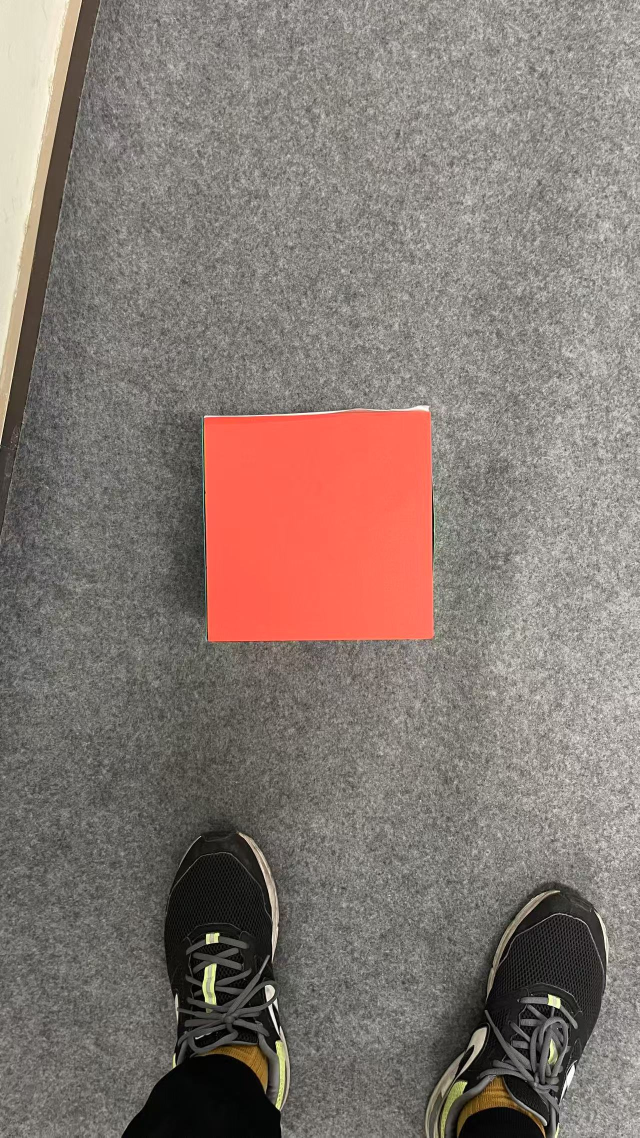
#> input picture color_picture/15c73fed03408ca630f6ca0d66e654d.jpg, 1279 x 2275 px (shown at 1/2 size); its folder holds 4 pictures in this run
$ python calibrate_hsv.py
#> lines starting #> are read from the running program, lines starting #| are printed output that depends on the picture
# calibrate_hsv.py
import os
import cv2
import json
import numpy as np
from glob import glob

# 全局变量
roi = None
hsv_ranges = {}

roi = None
hsv_ranges = {}
scale_factor = 1.0  # 图像缩放比例

def select_roi(event, x, y, flags, param):
    """鼠标回调函数：选择ROI区域（坐标已缩放）"""
    global roi
    # 将窗口坐标转换为原始图像坐标
    x_orig = int(x / scale_factor)
    y_orig = int(y / scale_factor)

    if event == cv2.EVENT_LBUTTONDOWN:
        roi = (x_orig, y_orig, 10, 10)
    elif event == cv2.EVENT_MOUSEMOVE and flags == cv2.EVENT_FLAG_LBUTTON:
        if roi is not None:
            roi = (roi[0], roi[1], x_orig - roi[0], y_orig - roi[1])
    elif event == cv2.EVENT_LBUTTONUP:
        if roi is not None:
            x_start = min(roi[0], x_orig)
            y_start = min(roi[1], y_orig)
            w = abs(x_orig - roi[0])
            h = abs(y_orig - roi[1])
            roi = (x_start, y_start, w, h)
def load_existing_thresholds(json_path):
    """加载已有的阈值文件"""
#> called with json_path = 'hsv_thresholds.json'
    if os.path.exists(json_path):
        with open(json_path, 'r') as f:
#> (reads hsv_thresholds.json from the repository)
            return json.load(f)
    return {}

def process_image(image_path, json_path):
    """处理单张图片并保存阈值"""
#> called with json_path = 'hsv_thresholds.json'
    global hsv_ranges, scale_factor

    # 忽略 libpng 警告
    original_stderr = os.dup(2)  # 保存原始的标准错误输出
    null_fd = os.open(os.devnull, os.O_WRONLY)  # 创建空设备文件描述符
    os.dup2(null_fd, 2)  # 将标准错误重定向到空设备

    try:
        image = cv2.imread(image_path)
#> image is the input picture: shape (2275, 1279, 3); mean B, G, R 113.9, 120.5, 133.8
    finally:
        os.dup2(original_stderr, 2)  # 恢复标准错误输出
        os.close(null_fd)  # 关闭空设备文件描述符

    if image is None:
        print(f"无法读取图片: {image_path}")
        return

    # 获取屏幕分辨率
    screen_width = 1280  # 默认值，可以根据实际情况调整
    screen_height = 720

    # 计算缩放比例，确保图片能完全显示
    h, w = image.shape[:2]
#> h = 2275; w = 1279
    scale_w = screen_width * 0.8 / w
#> scale_w = 0.801
    scale_h = screen_height * 0.8 / h
#> scale_h = 0.253
    scale_factor = min(scale_w, scale_h, 1.0)  # 取最小值，且不超过1.0
#> scale_factor = 0.253

    # 缩放图片用于显示
    display_width = int(w * scale_factor)
#> display_width = 323
    display_height = int(h * scale_factor)
#> display_height = 576

    # 创建可调整大小的窗口
    cv2.namedWindow("Calibrate HSV", cv2.WINDOW_NORMAL)
    cv2.resizeWindow("Calibrate HSV", display_width, display_height)
    cv2.setMouseCallback("Calibrate HSV", select_roi)

    while True:
        display = image.copy()
        if roi is not None and roi[2] > 0 and roi[3] > 0:
            x, y, w, h = roi
            cv2.rectangle(display, (x, y), (x + w, y + h), (0, 255, 0), 2)

            roi_image = image[y:y+h, x:x+w]
            hsv_roi = cv2.cvtColor(roi_image, cv2.COLOR_BGR2HSV)
            h_min, s_min, v_min = hsv_roi.min(axis=(0, 1))
            h_max, s_max, v_max = hsv_roi.max(axis=(0, 1))

            text = f"H: [{h_min}-{h_max}], S: [{s_min}-{s_max}], V: [{v_min}-{v_max}]"
            cv2.putText(display, text, (10, 30), cv2.FONT_HERSHEY_SIMPLEX, 1.2, (0, 255, 0), 2)

        # 缩放图片用于显示
        display_resized = cv2.resize(display, (display_width, display_height))
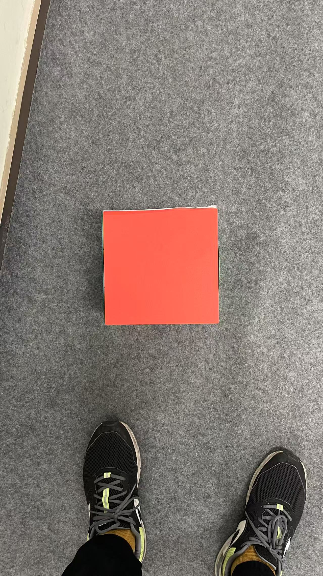
#> display_resized: shape (576, 323, 3); mean B, G, R 113.8, 120.4, 133.7
        cv2.imshow("Calibrate HSV", display_resized)
        key = cv2.waitKey(1)
#> (key q is pressed here)

        if key == ord('s'):
            # 使用控制台输入而不是GUI输入
            print("\n请在控制台输入颜色名称")
            color_name = input("输入颜色名称（如 'red'）: ").strip().lower()

            # 如果颜色已存在，询问是否追加或覆盖
            if color_name in hsv_ranges:
                print(f"颜色 '{color_name}' 已存在")
                action = input(f"追加(a) / 覆盖(o) / 取消(c)? ").lower()
                if action == 'a':
                    new_range = {
                        "lower": [int(h_min), int(s_min), int(v_min)],
                        "upper": [int(h_max), int(s_max), int(v_max)]
                    }
                    hsv_ranges[color_name].append(new_range)
                elif action == 'o':
                    hsv_ranges[color_name] = [{
                        "lower": [int(h_min), int(s_min), int(v_min)],
                        "upper": [int(h_max), int(s_max), int(v_max)]
                    }]
                else:
                    print("取消保存")
            else:
                hsv_ranges[color_name] = [{
                    "lower": [int(h_min), int(s_min), int(v_min)],
                    "upper": [int(h_max), int(s_max), int(v_max)]
                }]
            print(f"已保存 {color_name} 的阈值！")
        elif key == ord('q'):
            # 保存到JSON文件
            existing_data = load_existing_thresholds(json_path)
            for color, ranges in hsv_ranges.items():
                if color in existing_data:
                    existing_data[color].extend(ranges)
                else:
                    existing_data[color] = ranges
            with open(json_path, 'w') as f:
                json.dump(existing_data, f, indent=4)
            print(f"阈值已保存到 {json_path}")
            break

    cv2.destroyAllWindows()

def main():
    global scale_factor
    # 配置路径
    image_folder = r"D:\1\desktop\IES_project\color_picture" #input("请输入图片文件夹路径: ").strip()
    json_path = "hsv_thresholds.json"

    # 加载已有阈值
    global hsv_ranges
    hsv_ranges = load_existing_thresholds(json_path)

    # 遍历文件夹中的所有图片
    image_files = glob(os.path.join(image_folder, '*.jpg')) + \
                  glob(os.path.join(image_folder, '*.png'))

    for image_file in image_files:
        print(f"处理图片: {os.path.basename(image_file)}")
        process_image(image_file, json_path)
        hsv_ranges = load_existing_thresholds(json_path)  # 重新加载更新后的数据
#> pass 2 of the loop in main, `for image_file in image_files:`:
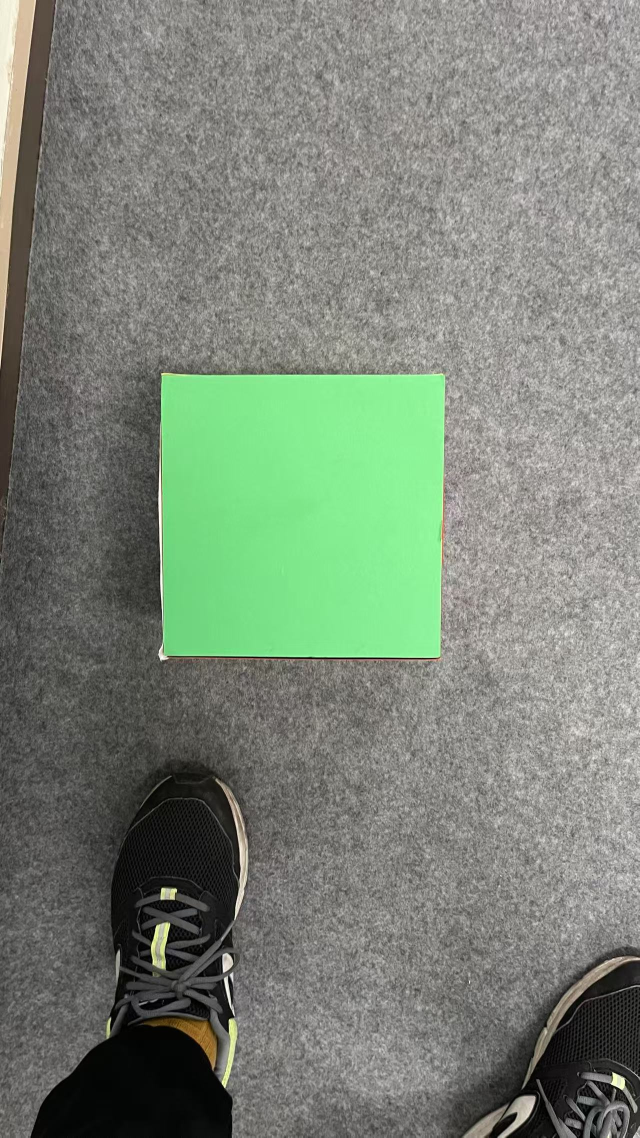
#> input picture color_picture/547d1c9272b34e31363e5fbdfb3970c.jpg, 1279 x 2275 px (shown at 1/2 size)
#> in process_image, image is the input picture: shape (2275, 1279, 3); mean B, G, R 119, 132.5, 122.5
#> in process_image (call 2), `display_resized = cv2.resize(display, (display_width, display_height))`:
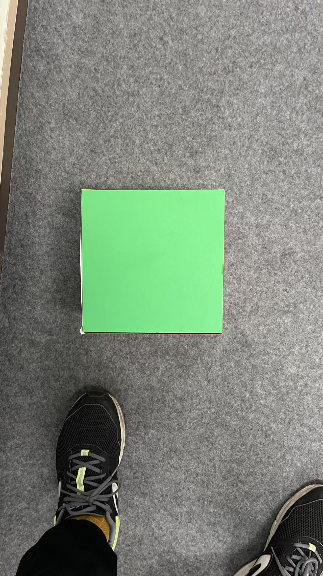
#> display_resized: shape (576, 323, 3); mean B, G, R 118.9, 132.4, 122.4
#> (key Esc is pressed here)
#> pass 3 of the loop in main, `for image_file in image_files:`:
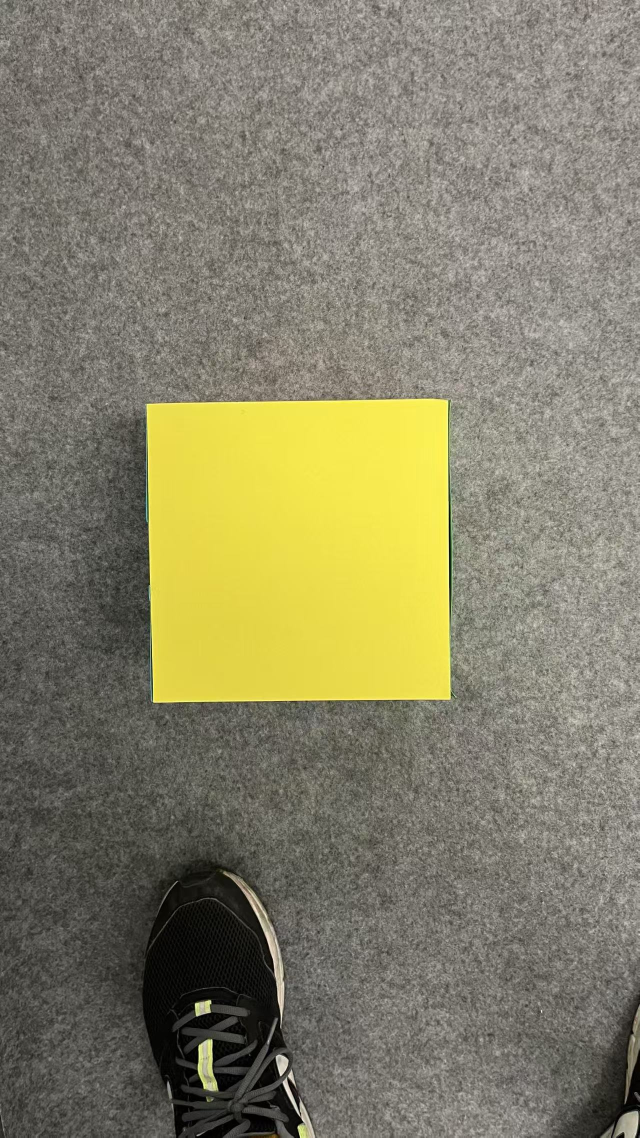
#> input picture color_picture/7f5301c8ca317be0a8206de8cabad53.jpg, 1279 x 2275 px (shown at 1/2 size)
#> in process_image, image is the input picture: shape (2275, 1279, 3); mean B, G, R 103.9, 128.7, 132.8
#> in process_image (call 3), `display_resized = cv2.resize(display, (display_width, display_height))`:
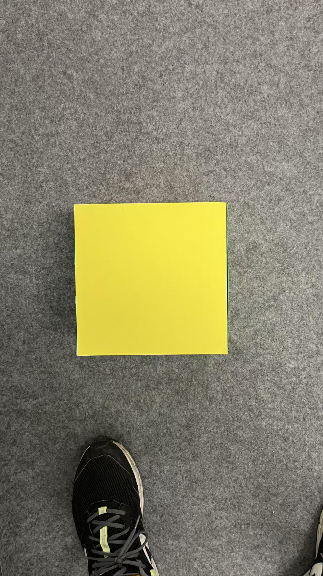
#> display_resized: shape (576, 323, 3); mean B, G, R 103.7, 128.6, 132.7
#> the loop made 4 passes; the first 3 are shown

if __name__ == "__main__":
    main()
